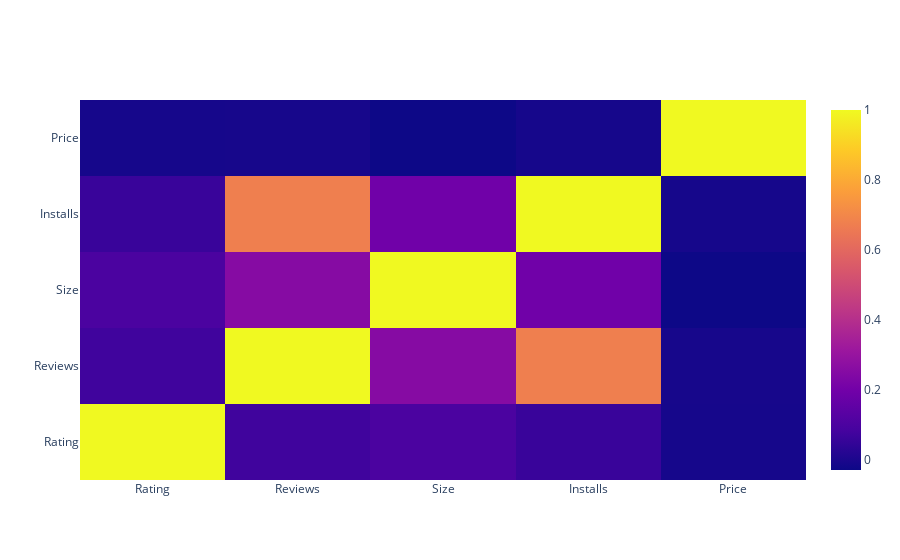

The notebook cell saved with this chart:
### Code cell
import plotly.graph_objs as go

trace = go.Heatmap(z=[relate.Rating.values.tolist(), relate.Reviews.values.tolist(), relate.Size.values.tolist(), relate.Installs.values.tolist(), relate.Price.values.tolist()],
                   x=[relate.columns[0], relate.columns[1], relate.columns[2], relate.columns[3], relate.columns[4]],
                   y=[relate.columns[0], relate.columns[1], relate.columns[2], relate.columns[3], relate.columns[4]])
data_cor=[trace]
py.iplot(data_cor, filename='corr-heatmap')

### Figure 1 — Plotly figure (JSON) as saved in the notebook; plotly's stock layout.template omitted (floating-point values rounded to 4 significant figures)
{"data": [{"type": "heatmap", "x": ["Rating", "Reviews", "Size", "Installs", "Price"], "y": ["Rating", "Reviews", "Size", "Installs", "Price"], "z": [[1, 0.07332, 0.09706, 0.05932, -0.01038, 0.15, 0.006822], [0.07332, 1, 0.2533, 0.6747, -0.009927, 0.08961, 0.05076], [0.09706, 0.2533, 1, 0.1947, -0.02913, 0.2311, 0.03884], [0.05932, 0.6747, 0.1947, 1, -0.01207, 0.106, 0.06018], [-0.01038, -0.009927, -0.02913, -0.01207, 1, -0.005199, 0.01057]]}], "layout": {}}
